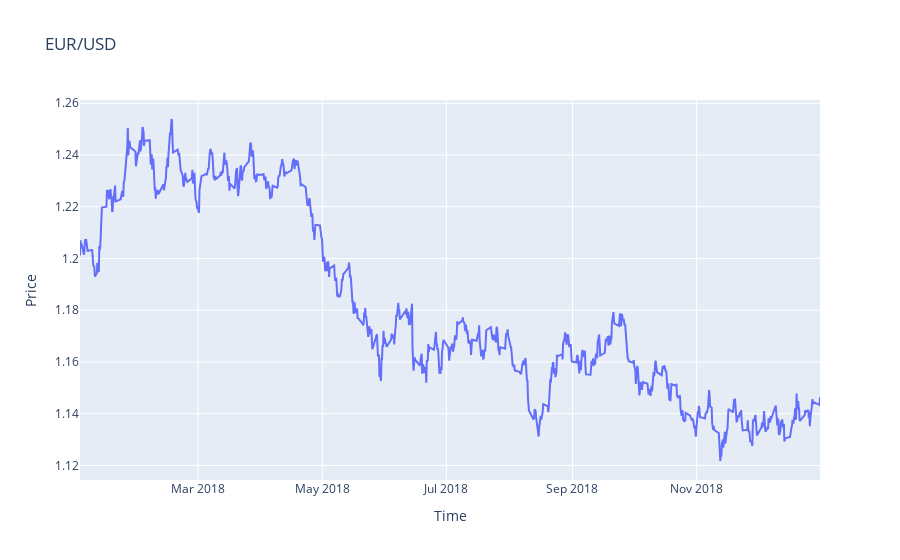

Here is the notebook cell this chart was saved with:
### Code cell
fig = go.Figure()

fig.add_trace(go.Scatter(x=data.loc['2018'].index, y=data.loc['2018'].Close, name='Close'))

fig.update_layout(title='EUR/USD', xaxis_title='Time', yaxis_title='Price')

fig.show()

### Figure 1 — Plotly figure (JSON) as saved in the notebook; plotly's stock layout.template omitted (floating-point values rounded to 4 significant figures; data arrays with more than 128 entries replaced by an {"elided": "..."} marker saying what was removed)
{"data": [{"name": "Close", "type": "scatter", "x": {"elided": "1036 str values"}, "y": {"elided": "1036 float values"}}], "layout": {"title": {"text": "EUR/USD"}, "xaxis": {"title": {"text": "Time"}}, "yaxis": {"title": {"text": "Price"}}}}
